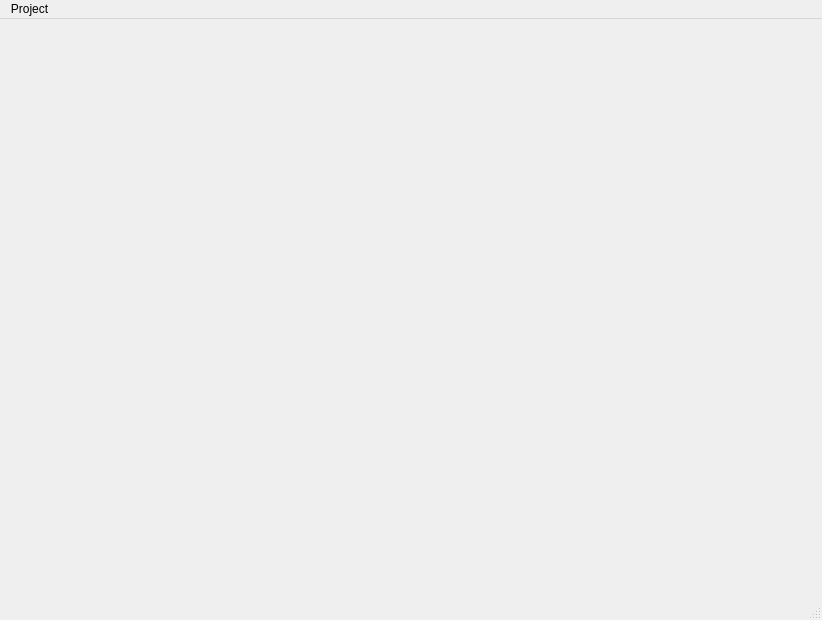
<?xml version="1.0" encoding="UTF-8"?>
<ui version="4.0">
 <class>MainWindow</class>
 <widget class="QMainWindow" name="MainWindow">
  <property name="geometry">
   <rect>
    <x>0</x>
    <y>0</y>
    <width>822</width>
    <height>620</height>
   </rect>
  </property>
  <property name="windowTitle">
   <string>LibposeGUI</string>
  </property>
  <property name="windowIcon">
   <iconset resource="resources.qrc">
    <normaloff>:/root/resources/icons/artistic.png</normaloff>:/root/resources/icons/artistic.png</iconset>
  </property>
  <property name="iconSize">
   <size>
    <width>64</width>
    <height>64</height>
   </size>
  </property>
  <widget class="QWidget" name="centralWidget"/>
  <widget class="QMenuBar" name="mainMenu">
   <property name="geometry">
    <rect>
     <x>0</x>
     <y>0</y>
     <width>822</width>
     <height>25</height>
    </rect>
   </property>
   <widget class="QMenu" name="menuProject">
    <property name="title">
     <string>Project</string>
    </property>
    <addaction name="actionNew"/>
    <addaction name="actionOpen"/>
    <addaction name="actionClose"/>
    <addaction name="actionSave"/>
   </widget>
   <addaction name="menuProject"/>
  </widget>
  <widget class="QStatusBar" name="statusBar"/>
  <action name="actionNew">
   <property name="enabled">
    <bool>false</bool>
   </property>
   <property name="text">
    <string>New</string>
   </property>
   <property name="shortcut">
    <string>Ctrl+N</string>
   </property>
  </action>
  <action name="actionOpen">
   <property name="text">
    <string>Open</string>
   </property>
   <property name="shortcut">
    <string>Ctrl+O</string>
   </property>
  </action>
  <action name="actionClose">
   <property name="text">
    <string>Close</string>
   </property>
   <property name="shortcut">
    <string>Ctrl+Q</string>
   </property>
  </action>
  <action name="actionSave">
   <property name="text">
    <string>Save</string>
   </property>
   <property name="shortcut">
    <string>Ctrl+S</string>
   </property>
  </action>
 </widget>
 <layoutdefault spacing="6" margin="11"/>
 <resources>
  <include location="resources.qrc"/>
 </resources>
 <connections/>
</ui>
